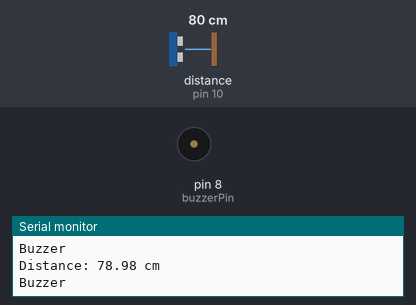
Recording of a sketch running on a simulated Arduino Uno, built with avr-gcc and run on an emulated ATmega328P. Parts: buzzer (waves = sounding), the last lines printed to the serial monitor. Wiring (inferred from the names in the program): ultrasonic range finder: trigger pin 9; echo pin 10. The inputs (shaded band) are chosen by the test bench; at power-on: distance to the obstacle (sensor on pin 10) 80 cm. The echo pulse lasts 58.3 µs per cm.

Above: at 2.3 s.
2.4 s: distance to the obstacle (sensor on pin 10) set to 148 cm
5.9 s: distance to the obstacle (sensor on pin 10) set to 154 cm
At 6.6 s:
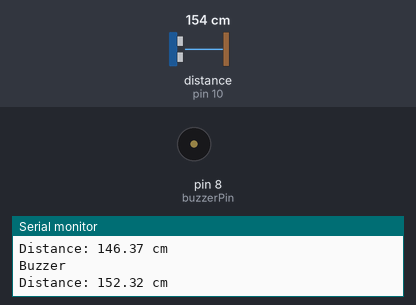
8.0 s: distance to the obstacle (sensor on pin 10) set to 147 cm
At 8.4 s:
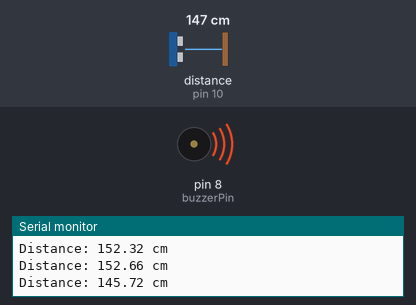
13.0 s: distance to the obstacle (sensor on pin 10) set to 250 cm
At 14.2 s:
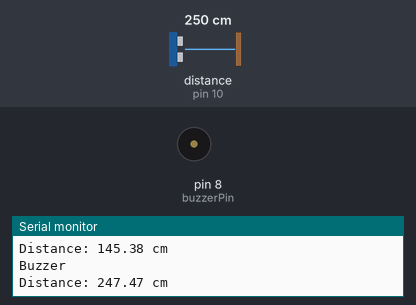
15.1 s: distance to the obstacle (sensor on pin 10) set to 2 cm
At 16.4 s:
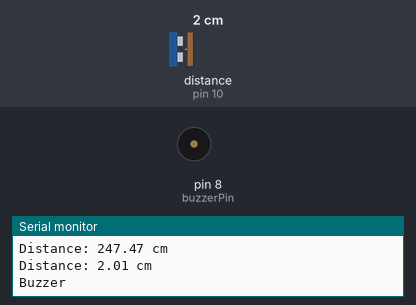
Timing chart, 0 to 21.1 s (numbered marks = the images above; inputs shaded):
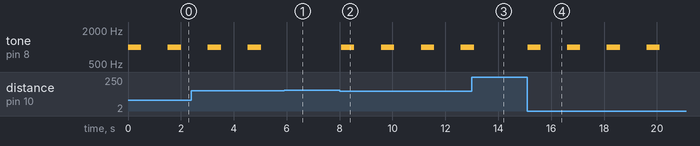

The sketch:

sketch_sep17a.ino
```cpp
//Define the pins for the ultrasonic sensor
const int trigPin = 9;
const int echoPin = 10;
const int buzzerPin = 8;

float duration;
float distance;

void setup() {
  //Initialize serial communication
  Serial.begin(9600);
  pinMode(trigPin, OUTPUT);
  pinMode(echoPin, INPUT);
  //pinMode(buzzerPin, OUTPUT);
}

void loop() {
  //Clear the trigger pin
  digitalWrite(trigPin, LOW);
  delayMicroseconds(2);
  //Send a 10 microsecond pulse to trigger the sensor
  digitalWrite(trigPin, HIGH);
  delayMicroseconds(10);
  digitalWrite(trigPin, LOW);
  //Measure the duration of the pulse from the echo pin
  duration = pulseIn(echoPin, HIGH);
  //Calculate the distance in centimeters
  //Serial.print("Duration: ");
  //Serial.print(duration);
  distance = (duration * 0.034) / 2;
  //Print the distance to the serial monitor
  Serial.print("Distance: ");
  Serial.print(distance);
  Serial.println(" cm");
  //Check if the distance is below a certain threshold
  if (distance < 150) {
    //If obstacle is detected, produce an audio prompt
    tone(buzzerPin, 1000);
    delay(500);
    noTone(buzzerPin); //Turn off the buzzer
    Serial.println("Buzzer");
  }
  delay(1000);
}
```

Measured:
- the behaviour switches between 151 and 152 cm on distance to the obstacle (sensor on pin 10) (found by bisection; images 0 and 1)
- after the input at 5.9 s, tone on pin 8 (buzzerPin): stays silent (without the input it goes to 1000 Hz after 0.14 s)
- after the input at 8.0 s, tone on pin 8 (buzzerPin): alternates 1000 Hz for 0.50 s and silent for 1.0 s, starting after 0.06 s
- after the input at 13.0 s, tone on pin 8 (buzzerPin): goes on until 13.1 s, then stays silent
- after the input at 15.1 s, tone on pin 8 (buzzerPin): alternates 1000 Hz for 0.50 s and silent for 1.0 s, starting at once
- by itself, tone on pin 8 (buzzerPin): alternates 1000 Hz for 0.50 s and silent for 1.0 s
